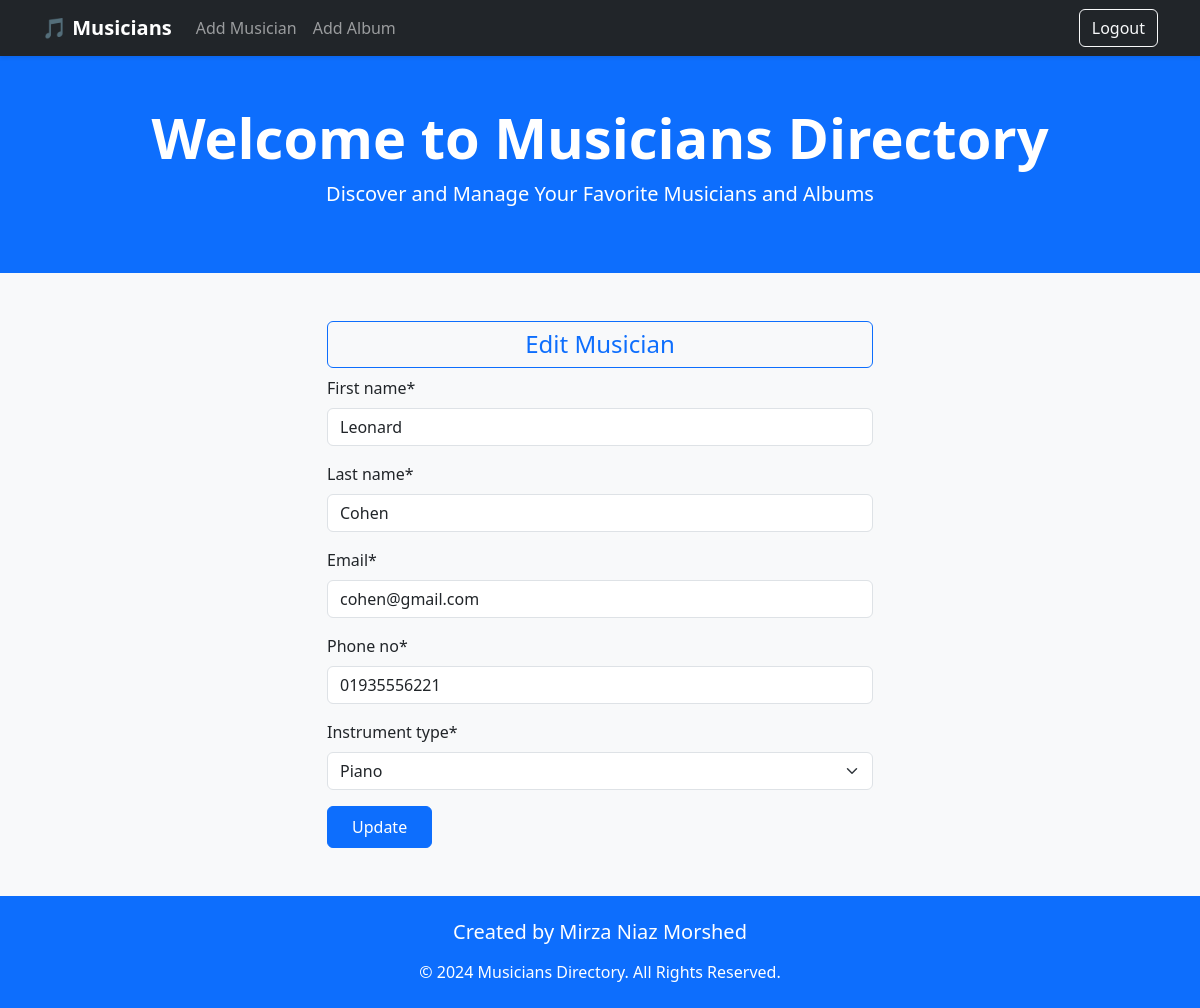
/musician/update/1/ (signed in), run on the app's committed database.
### musician/models.py (models this page shows, shortened)
class Musician(models.Model):
    INSTRUMENT_CHOICES = [
        ('Guitar', 'Guitar'),
        ('Piano', 'Piano'),
        ('Drums', 'Drums'),
        ('Bass', 'Bass'),
        ('Violin', 'Violin'),
        ('Flute', 'Flute'),
    ]
    first_name  = models.CharField(max_length=50)
    last_name = models.CharField(max_length=50)
    email = models.EmailField()
    phone_no = models.CharField(max_length=12)
    instrument_type = models.CharField(max_length=50, choices=INSTRUMENT_CHOICES)

### musician/views.py (the view)
# urls.py: path('update/<int:id>/', views.MusicianEditView.as_view(), name='edit_musician')
@method_decorator(login_required, name='dispatch')
class MusicianEditView(UpdateView):
    model = models.Musician
    form_class = forms.MusicianForm
    template_name = 'add_musician.html'
    pk_url_kwarg = 'id'
    success_url = reverse_lazy('homepage')
    def get_context_data(self, **kwargs):
        context = super().get_context_data(**kwargs)
        context['type'] = 'Update'  # Retrieve all objects from MyModel
        context['type2'] = 'Edit'  # Retrieve all objects from MyModel
        return context

### musician/forms.py
class MusicianForm(forms.ModelForm):
    class Meta:
        model = models.Musician
        fields = '__all__'

### musician/templates/add_musician.html (shortened to what this page needs)
{% extends "base.html" %}
{% load crispy_forms_tags %}
{% block body %}
<section>
    <div class="container">
        <h4 class="text-center border border-primary bg-light text-primary rounded py-2 px-3 w-50 mx-auto">
            {{type2}} Musician
        </h4>
        <form method="POST" style="width: 50%; margin:auto" novalidate>
            {{ form | crispy }}
            <input type="submit" value="{{type}}" class="btn btn-primary px-4 py-2 rounded">
        </form>
    </div>
</section>
{% endblock %}

### data on the page
Musician: first_name "Leonard", last_name "Cohen", email "cohen@gmail.com", phone_no "01935556221", instrument_type "Piano"

### other printed values
{{ type2 }} "Edit"
